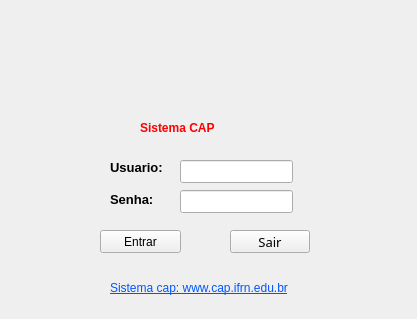
<?xml version="1.0" encoding="UTF-8"?>
<ui version="4.0">
 <class>Principal</class>
 <widget class="QMainWindow" name="Principal">
  <property name="geometry">
   <rect>
    <x>0</x>
    <y>0</y>
    <width>417</width>
    <height>319</height>
   </rect>
  </property>
  <property name="windowTitle">
   <string>Login</string>
  </property>
  <widget class="QWidget" name="centralwidget">
   <widget class="QLabel" name="label">
    <property name="geometry">
     <rect>
      <x>110</x>
      <y>160</y>
      <width>81</width>
      <height>16</height>
     </rect>
    </property>
    <property name="text">
     <string>&lt;html&gt;&lt;head/&gt;&lt;body&gt;&lt;p&gt;&lt;span style=&quot; font-size:10pt; font-weight:600;&quot;&gt;Usuario:&lt;/span&gt;&lt;/p&gt;&lt;/body&gt;&lt;/html&gt;</string>
    </property>
   </widget>
   <widget class="QLabel" name="label_2">
    <property name="geometry">
     <rect>
      <x>110</x>
      <y>192</y>
      <width>59</width>
      <height>15</height>
     </rect>
    </property>
    <property name="text">
     <string>&lt;html&gt;&lt;head/&gt;&lt;body&gt;&lt;p&gt;&lt;span style=&quot; font-size:10pt; font-weight:600;&quot;&gt;Senha:&lt;/span&gt;&lt;/p&gt;&lt;/body&gt;&lt;/html&gt;</string>
    </property>
   </widget>
   <widget class="QLineEdit" name="Campo_usu">
    <property name="geometry">
     <rect>
      <x>180</x>
      <y>160</y>
      <width>113</width>
      <height>23</height>
     </rect>
    </property>
   </widget>
   <widget class="QLineEdit" name="Campo_senha">
    <property name="geometry">
     <rect>
      <x>180</x>
      <y>190</y>
      <width>113</width>
      <height>23</height>
     </rect>
    </property>
   </widget>
   <widget class="QLabel" name="label_3">
    <property name="geometry">
     <rect>
      <x>30</x>
      <y>10</y>
      <width>351</width>
      <height>101</height>
     </rect>
    </property>
    <property name="text">
     <string/>
    </property>
    <property name="pixmap">
     <pixmap>../../../../Transferências/iconfinder/transferir.png</pixmap>
    </property>
    <property name="scaledContents">
     <bool>true</bool>
    </property>
   </widget>
   <widget class="QLabel" name="label_4">
    <property name="geometry">
     <rect>
      <x>140</x>
      <y>120</y>
      <width>141</width>
      <height>16</height>
     </rect>
    </property>
    <property name="styleSheet">
     <string notr="true">font: italic 12pt &quot;Sans Serif&quot;;</string>
    </property>
    <property name="text">
     <string>&lt;html&gt;&lt;head/&gt;&lt;body&gt;&lt;p&gt;&lt;span style=&quot; font-weight:600; color:#ff0000;&quot;&gt;Sistema CAP&lt;/span&gt;&lt;/p&gt;&lt;/body&gt;&lt;/html&gt;</string>
    </property>
   </widget>
   <widget class="QPushButton" name="Botao_entrar">
    <property name="geometry">
     <rect>
      <x>100</x>
      <y>230</y>
      <width>81</width>
      <height>23</height>
     </rect>
    </property>
    <property name="styleSheet">
     <string notr="true">font: 10pt &quot;Sans Serif&quot;;</string>
    </property>
    <property name="text">
     <string>Entrar</string>
    </property>
    <property name="icon">
     <iconset>
      <normaloff>../../../../Transferências/iconfinder/326561_box_check_icon.png</normaloff>../../../../Transferências/iconfinder/326561_box_check_icon.png</iconset>
    </property>
   </widget>
   <widget class="QPushButton" name="Botao_sair">
    <property name="geometry">
     <rect>
      <x>230</x>
      <y>230</y>
      <width>80</width>
      <height>23</height>
     </rect>
    </property>
    <property name="font">
     <font>
      <family>Sans Serif</family>
      <pointsize>10</pointsize>
      <weight>50</weight>
      <italic>false</italic>
      <bold>false</bold>
     </font>
    </property>
    <property name="styleSheet">
     <string notr="true">font: 10pt &quot;Sans Serif&quot;;</string>
    </property>
    <property name="text">
     <string>Sair</string>
    </property>
    <property name="icon">
     <iconset>
      <normaloff>../../../../Transferências/iconfinder/1564506_close_exit_logout_power_icon.png</normaloff>../../../../Transferências/iconfinder/1564506_close_exit_logout_power_icon.png</iconset>
    </property>
   </widget>
   <widget class="QLabel" name="label_5">
    <property name="geometry">
     <rect>
      <x>110</x>
      <y>280</y>
      <width>221</width>
      <height>16</height>
     </rect>
    </property>
    <property name="cursor">
     <cursorShape>PointingHandCursor</cursorShape>
    </property>
    <property name="text">
     <string>&lt;html&gt;&lt;head/&gt;&lt;body&gt;&lt;p&gt;&lt;span style=&quot; text-decoration: underline; color:#0055ff;&quot;&gt;Sistema cap: www.cap.ifrn.edu.br&lt;/span&gt;&lt;/p&gt;&lt;/body&gt;&lt;/html&gt;</string>
    </property>
   </widget>
  </widget>
 </widget>
 <resources/>
 <connections>
  <connection>
   <sender>Botao_sair</sender>
   <signal>clicked()</signal>
   <receiver>Principal</receiver>
   <slot>close()</slot>
   <hints>
    <hint type="sourcelabel">
     <x>269</x>
     <y>241</y>
    </hint>
    <hint type="destinationlabel">
     <x>208</x>
     <y>148</y>
    </hint>
   </hints>
  </connection>
 </connections>
</ui>
